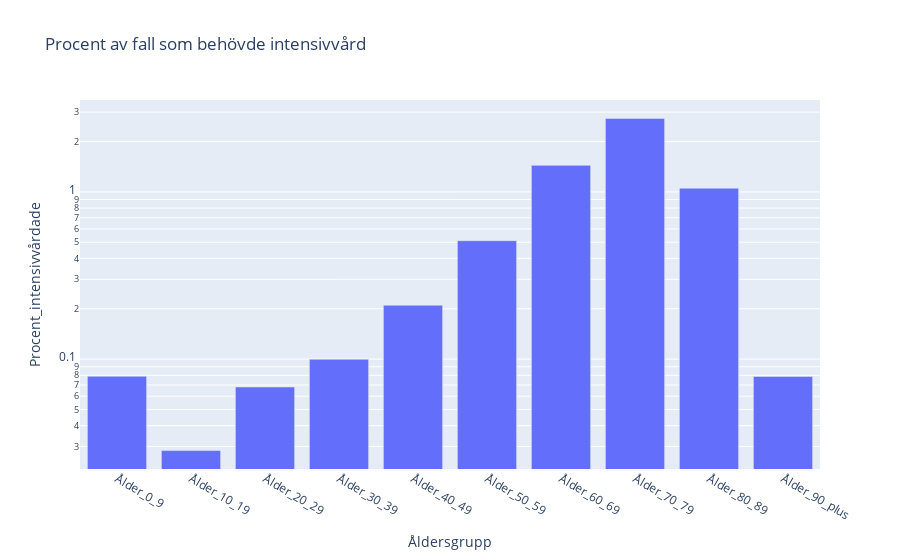

Notebook source saved alongside this figure:
### Code cell
px.bar(
    df,
    x="Åldersgrupp",
    y="Procent_intensivvårdade",
    title="Procent av fall som behövde intensivvård",
    log_y=True, # log scale on the y-axis to make the difference between the groups more visible
)

### Figure 1 — Plotly figure (JSON) as saved in the notebook; plotly's stock layout.template omitted (floating-point values rounded to 4 significant figures)
{"data": [{"alignmentgroup": "True", "hovertemplate": "Åldersgrupp=%{x}<br>Procent_intensivvårdade=%{y}<extra></extra>", "legendgroup": "", "marker": {"color": "#636efa", "pattern": {"shape": ""}}, "name": "", "offsetgroup": "", "orientation": "v", "showlegend": false, "textposition": "auto", "type": "bar", "x": ["Ålder_0_9", "Ålder_10_19", "Ålder_20_29", "Ålder_30_39", "Ålder_40_49", "Ålder_50_59", "Ålder_60_69", "Ålder_70_79", "Ålder_80_89", "Ålder_90_plus"], "xaxis": "x", "y": [0.07894, 0.02838, 0.0681, 0.09971, 0.21, 0.5105, 1.441, 2.749, 1.052, 0.07872], "yaxis": "y"}], "layout": {"barmode": "relative", "legend": {"tracegroupgap": 0}, "title": {"text": "Procent av fall som behövde intensivvård"}, "xaxis": {"anchor": "y", "domain": [0, 1], "title": {"text": "Åldersgrupp"}}, "yaxis": {"anchor": "x", "domain": [0, 1], "title": {"text": "Procent_intensivvårdade"}, "type": "log"}}}
